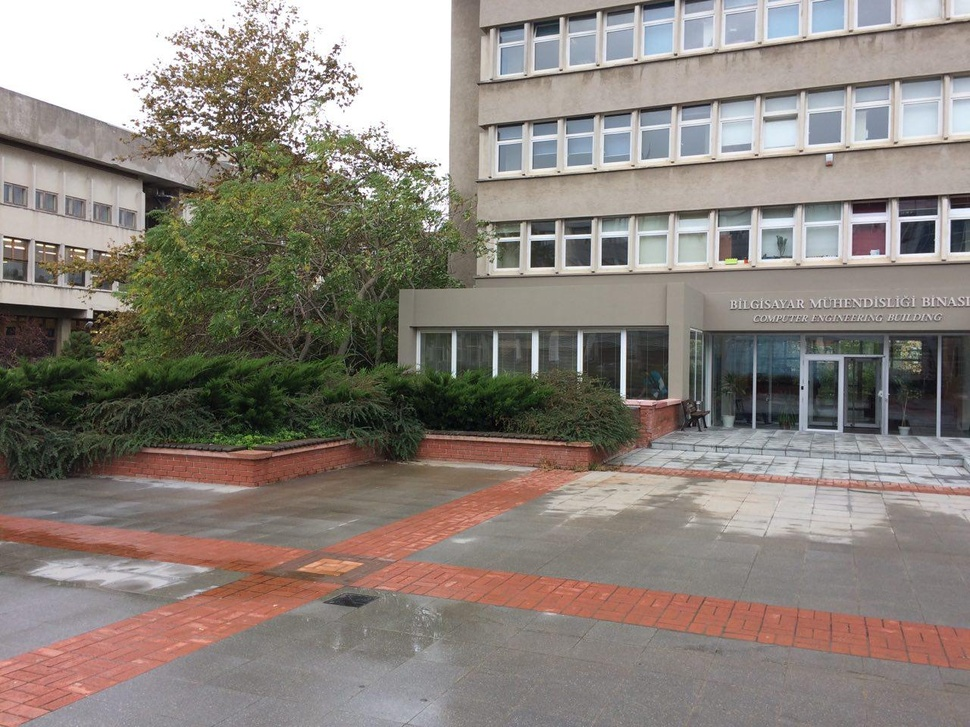
#> input picture HW2/cmpe-building/left-2.jpg, 970 x 727 px, shrunk from 1280 x 960 before the run
$ python skimage-transform.py
#> lines starting #> are read from the running program, lines starting #| are printed output that depends on the picture
import matplotlib

matplotlib.use('TkAgg')
import numpy as np
import matplotlib.pyplot as plt
import cv2
from skimage import transform

# plt.figure(figsize=(100, 100))
image_left = cv2.cvtColor(cv2.imread("cmpe-building/left-2.jpg"), cv2.COLOR_BGR2RGB)
# plt.imshow(image_left)
# points_left = np.array(plt.ginput(5))
# # plt.axis('off')
image_right = cv2.cvtColor(cv2.imread("cmpe-building/left-1.jpg"), cv2.COLOR_BGR2RGB)
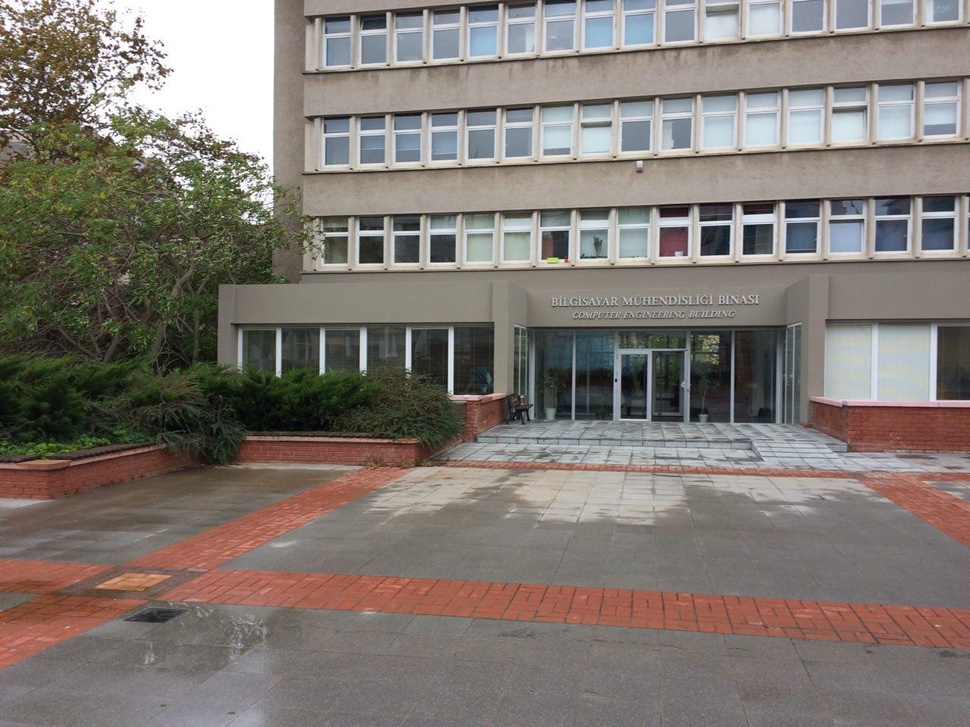
#> input picture HW2/cmpe-building/left-1.jpg, 970 x 727 px, shrunk from 1280 x 960 before the run
# plt.figure(figsize=(100, 100))
#
# plt.imshow(image_right)
# points_right = np.array(plt.ginput(5))
# # plt.axis('off')

points_left = np.array([[464.47258591, 792.24735438]
                           , [432.76472104, 746.58802896]
                           , [718.13550488, 612.1466819]
                           , [959.11527791, 555.07252514]
                           , [969.26179467, 402.87477375]])
points_right = np.array([[205.73640856, 811.2720733]
                            , [174.02854368, 766.88106248]
                            , [491.1071924, 609.61005271]
                            , [723.20876326, 543.65769378]
                            , [730.81865083, 397.80151537]])
print(points_left)
print(points_right)
p1 = points_left
p2 = points_right
A = []
for i in range(0, len(p1)):
    x, y = p1[i][0], p1[i][1]
    u, v = p2[i][0], p2[i][1]
    A.append([x, y, 1, 0, 0, 0, -u * x, -u * y, -u])
    A.append([0, 0, 0, x, y, 1, -v * x, -v * y, -v])
A = np.asarray(A)
U, S, Vh = np.linalg.svd(A)
L = Vh[-1, :] / Vh[-1, -1]
H = L.reshape(3, 3)

cv2.imshow("warp", transform.warp(image_right, H))
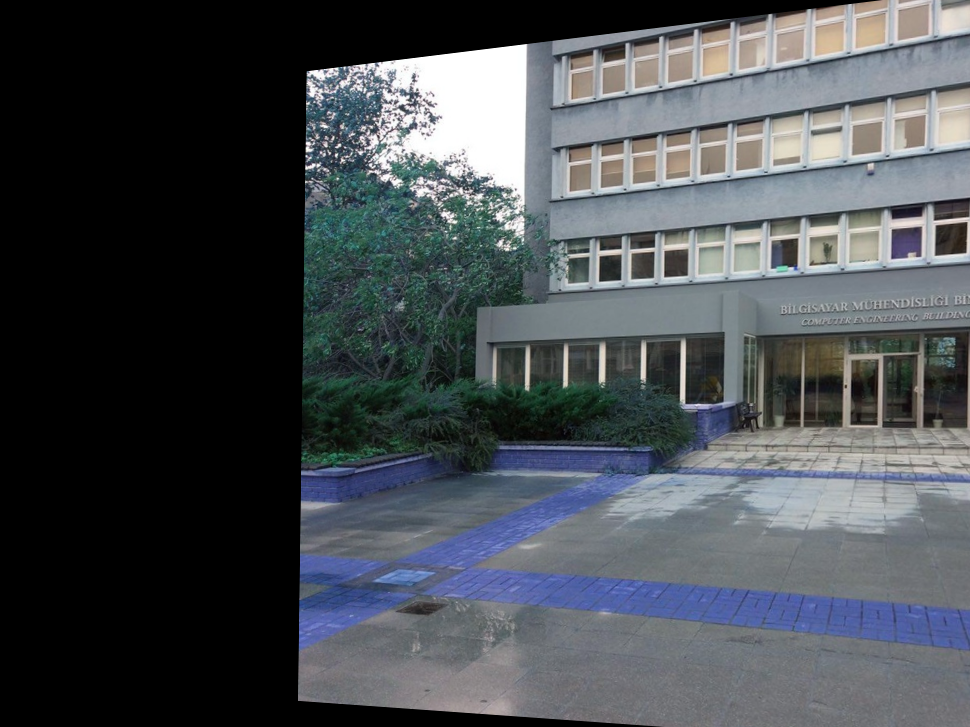
#> window 'warp': shape (727, 970, 3) float64; mean B, G, R 0.322, 0.304, 0.286
